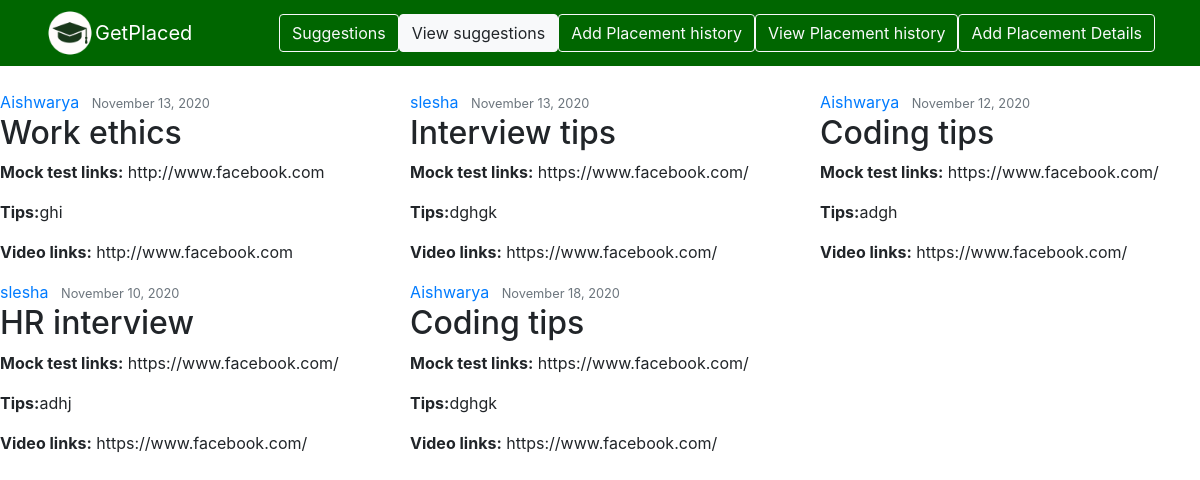
The page /viewsugg/ on the database as committed earlier.
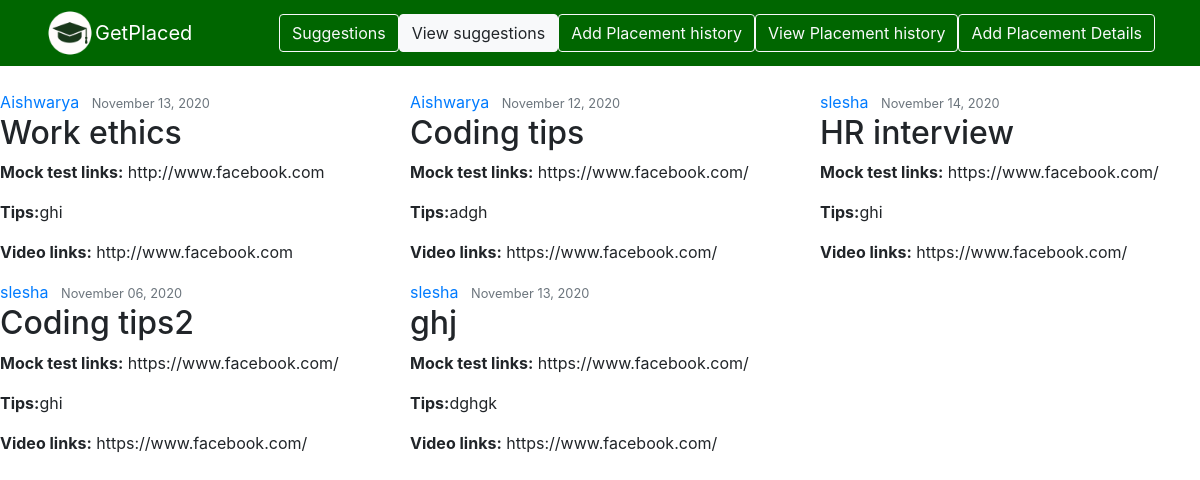
The same page on the database as committed later.
### getplaced/models.py (models this page shows)
class Suggestions(models.Model):
    title=models.CharField(max_length=25)
    mock_tests=models.URLField(max_length=200)
    tips=models.CharField(max_length=25)
    video_links=models.URLField(max_length=200)
    added_on=models.DateField()
    added_by=models.CharField(max_length=25)

### getplaced/views.py (the view)
# urls.py: path('viewsugg/',views.viewsugg,name='viewsugg'),
def viewsugg(request):
    context={
        'sugg':Suggestions.objects.all()
    }
    return render(request,'sugg_detail.html',context)

### getplaced/templates/sugg_detail.html (shortened to what this page needs)
{% load static %}
<!Doctype html>
<html lang="en">
<head>
    <link rel="stylesheet" href="https://stackpath.bootstrapcdn.com/bootstrap/4.1.3/css/bootstrap.min.css">
   <link rel="stylesheet" type="text/css" href="{% static 'css/basestyle.css' %}">
    <link rel="stylesheet" href="https://stackpath.bootstrapcdn.com/font-awesome/4.7.0/css/font-awesome.min.css">
</head>
<body>
    <nav class="navbar navbar-expand-lg navbar-dark mb-4" id="mynav">
        <div class="container">
            <img src="{% static 'images/cap.png' %}" width="50px" height="50px" ><a class="navbar-brand" href="#">GetPlaced</a>
            <div class="collapse navbar-collapse" id="navbarSupportedContent">
                <form class="form-inline my-2 my-lg-0">
                    <a href="{% url 'opensugg' %}" class="btn btn-outline-light">Suggestions</a>
                    <a href="{% url 'viewsugg' %}" class="btn btn-light ml-2t">View suggestions</a>
                    <a href="{%url 'placehis' %}" class="btn btn-outline-light">Add Placement history</a>
                    <a href="{%url 'viewplacehis' %}" class="btn btn-outline-light">View Placement history</a>
                    <a href="{%url 'addplacedetails' %}" class="btn btn-outline-light">Add Placement Details</a>
                </form>
            </div>
        </div>
    </nav>
    <article class="media content-section">
        <div class="row">
        {% for i in sugg %}
        <div class="col-lg-4">
        <div class="media-body">
            <div class="article-metadata">
            <a class="mr-2" href="#">{{ i.added_by }}</a>
            <small class="text-muted">{{ i.added_on|date:"F d, Y" }}</small>
            </div>
            <h2 class="article-title">{{ i.title }}</h2>
            <p class="article-content"><b>Mock test links:</b> {{ i.mock_tests }}</p>
            <p class="article-content"><b>Tips:</b>{{ i.tips }} </p>
            <p class="article-content"><b>Video links:</b> {{ i.video_links }}</p>
        </div>
        </div>
        {%endfor%}
        </div>
        </article>
    </body>
</html>

### getplaced/static/css/basestyle.css (style rules this page uses)
body { padding: 0; margin: 0; }
#mynav { background-color: #006600; }

Rows that differ between the two databases and show on the page:
removed Suggestions: added_by "slesha", added_on "November 13, 2020", title "Interview tips", mock_tests "https://www.facebook.com/", tips "dghgk", video_links "https://www.facebook.com/"
removed Suggestions: added_by "slesha", added_on "November 10, 2020", title "HR interview", mock_tests "https://www.facebook.com/", tips "adhj", video_links "https://www.facebook.com/"
removed Suggestions: added_by "Aishwarya", added_on "November 18, 2020", title "Coding tips", mock_tests "https://www.facebook.com/", tips "dghgk", video_links "https://www.facebook.com/"
added Suggestions: added_by "slesha", added_on "November 14, 2020", title "HR interview", mock_tests "https://www.facebook.com/", tips "ghi", video_links "https://www.facebook.com/"
added Suggestions: added_by "slesha", added_on "November 06, 2020", title "Coding tips2", mock_tests "https://www.facebook.com/", tips "ghi", video_links "https://www.facebook.com/"
added Suggestions: added_by "slesha", added_on "November 13, 2020", title "ghj", mock_tests "https://www.facebook.com/", tips "dghgk", video_links "https://www.facebook.com/"
